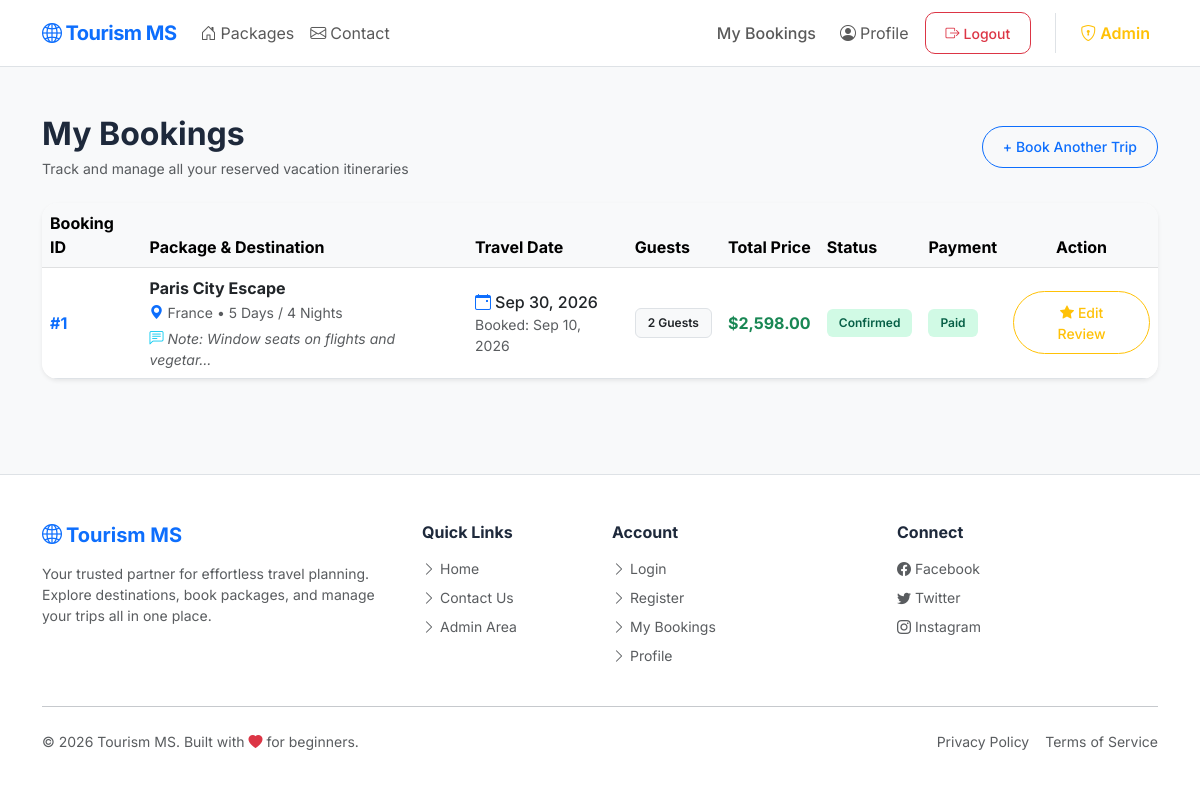
The app's page /my_bookings.php (signed in) with its own data.
### tables this page shows
CREATE TABLE IF NOT EXISTS bookings (
    id INT AUTO_INCREMENT PRIMARY KEY,
    user_id INT NOT NULL,
    package_id INT NOT NULL,
    travel_date DATE NOT NULL,
    number_of_travelers INT NOT NULL DEFAULT 1,
    total_price DECIMAL(10, 2) NOT NULL DEFAULT 0.00,
    booking_date TIMESTAMP DEFAULT CURRENT_TIMESTAMP,
    status ENUM('pending', 'confirmed', 'cancelled') NOT NULL DEFAULT 'pending',
    payment_status ENUM('pending', 'paid', 'refunded') NOT NULL DEFAULT 'pending',
    special_requests TEXT NULL,
    updated_at TIMESTAMP DEFAULT CURRENT_TIMESTAMP ON UPDATE CURRENT_TIMESTAMP,
    FOREIGN KEY (user_id) REFERENCES users(id) ON DELETE CASCADE,
    FOREIGN KEY (package_id) REFERENCES packages(id) ON DELETE CASCADE,
    INDEX idx_bookings_user_id (user_id),
    INDEX idx_bookings_package_id (package_id),
    INDEX idx_bookings_status (status),
    INDEX idx_bookings_payment_status (payment_status),
    INDEX idx_bookings_travel_date (travel_date)
);

CREATE TABLE IF NOT EXISTS packages (
    id INT AUTO_INCREMENT PRIMARY KEY,
    name VARCHAR(255) NOT NULL,
    destination VARCHAR(255) NOT NULL,
    duration VARCHAR(100) NOT NULL,
    description TEXT,
    price DECIMAL(10, 2) NOT NULL,
    image VARCHAR(500),
    is_active TINYINT(1) NOT NULL DEFAULT 1,
    featured TINYINT(1) NOT NULL DEFAULT 0,
    max_travelers INT NULL DEFAULT 20,
    created_at TIMESTAMP DEFAULT CURRENT_TIMESTAMP,
    updated_at TIMESTAMP DEFAULT CURRENT_TIMESTAMP ON UPDATE CURRENT_TIMESTAMP,
    INDEX idx_packages_destination (destination),
    INDEX idx_packages_price (price),
    INDEX idx_packages_active (is_active)
);

### src/helpers/helpers.php (called while the page is built, shortened)
<?php
function e(string $string): string
{
    return htmlspecialchars($string, ENT_QUOTES, 'UTF-8');
}
function isLoggedIn(): bool
{
    return isset($_SESSION['user_id']);
}
function formatPrice(float $price): string
{
    return '$' . number_format($price, 2);
}
function formatDate(string $dateString, string $format = 'M d, Y h:i A'): string
{
    return date($format, strtotime($dateString));
}
function getStatusBadgeClass(string $status): string
{
    return match($status) {
        'confirmed', 'paid' => 'bg-confirmed',
        'cancelled', 'refunded' => 'bg-cancelled',
        'pending' => 'bg-pending',
        'read' => 'bg-secondary',
        'unread' => 'bg-warning text-dark',
        default => 'bg-secondary'
    };
}
function getStatusLabel(string $status): string
{
    return match($status) {
        'paid' => 'Paid',
        'refunded' => 'Refunded',
        default => ucfirst(strtolower($status))
    };
}

### public/my_bookings.php (the view, shortened to what this page needs)
<?php
require_once __DIR__ . '/../src/helpers/helpers.php';
$user_id = getCurrentUserId();
$pdo = getDbConnection();
$stmt = $pdo->prepare("
    SELECT
        b.id, b.travel_date, b.number_of_travelers, b.total_price, b.booking_date, b.status, b.payment_status, b.special_requests,
        p.id AS package_id, p.name AS package_name, p.destination, p.duration, p.price, p.image,
        r.rating AS user_rating, r.comment AS user_comment
    FROM bookings b
    JOIN packages p ON b.package_id = p.id
    LEFT JOIN reviews r ON (r.package_id = p.id AND r.user_id = b.user_id)
    WHERE b.user_id = ?
    ORDER BY b.booking_date DESC
");
$stmt->execute([$user_id]);
$my_bookings = $stmt->fetchAll();
?>
<?php include __DIR__ . '/../src/views/public/header.php'; ?>
<div class="container my-5">
    <div class="d-flex justify-content-between align-items-center mb-4">
        <div>
            <h2 class="fw-bold mb-1">My Bookings</h2>
            <p class="text-muted small mb-0">Track and manage all your reserved vacation itineraries</p>
        </div>
        <a href="index.php" class="btn btn-outline-primary btn-sm rounded-pill">+ Book Another Trip</a>
    </div>
    <?php if (empty($my_bookings)): ?>
        <div class="card border-0 shadow-sm p-5 text-center">
            <h4 class="text-muted mb-2">No bookings yet!</h4>
            <p class="text-muted">You haven't reserved any vacation packages yet. Explore our destinations today!</p>
            <div class="mt-3">
                <a href="index.php" class="btn btn-primary rounded-pill px-4">Browse Packages</a>
            </div>
        </div>
    <?php else: ?>
        <div class="card border-0 shadow-sm overflow-hidden">
            <div class="table-responsive">
                <table class="table table-hover align-middle mb-0">
                    <thead class="table-light">
                        <tr>
                            <th>Booking ID</th>
                            <th>Package & Destination</th>
                            <th>Travel Date</th>
                            <th>Guests</th>
                            <th>Total Price</th>
                            <th>Status</th>
                            <th>Payment</th>
                            <th class="text-center">Action</th>
                        </tr>
                    </thead>
                    <tbody>
                        <?php foreach ($my_bookings as $b): ?>
                            <tr>
                                <td class="fw-bold text-primary">#<?= e($b['id']) ?></td>
                                <td>
                                    <strong><a href="package_details.php?id=<?= $b['package_id'] ?>" class="text-decoration-none text-dark"><?= e($b['package_name']) ?></a></strong><br>
                                    <small class="text-muted"><i class="bi bi-geo-alt-fill text-primary me-1"></i><?= e($b['destination'] ?? 'Global') ?> • <?= e($b['duration']) ?></small>
                                    <?php if (!empty($b['special_requests'])): ?>
                                        <div class="small text-muted fst-italic mt-1" title="<?= e($b['special_requests']) ?>">
                                            <i class="bi bi-chat-left-text me-1 text-info"></i>Note: <?= e(strlen($b['special_requests']) > 35 ? substr($b['special_requests'], 0, 35) . '...' : $b['special_requests']) ?>
                                        </div>
                                    <?php endif; ?>
                                </td>
                                <td>
                                    <span class="fw-medium"><i class="bi bi-calendar-event me-1 text-primary"></i><?= formatDate($b['travel_date'], 'M d, Y') ?></span>
                                    <div class="text-muted small">Booked: <?= formatDate($b['booking_date'], 'M d, Y') ?></div>
                                </td>
                                <td>
                                    <span class="badge bg-light text-dark border"><?= e($b['number_of_travelers']) ?> <?= $b['number_of_travelers'] > 1 ? 'Guests' : 'Guest' ?></span>
                                </td>
                                <td class="text-success fw-bold"><?= formatPrice($b['total_price'] ?: $b['price']) ?></td>
                                <td>
                                    <span class="badge <?= getStatusBadgeClass($b['status']) ?>"><?= getStatusLabel($b['status']) ?></span>
                                </td>
                                <td>
                                    <span class="badge <?= getStatusBadgeClass($b['payment_status']) ?>"><?= getStatusLabel($b['payment_status']) ?></span>
                                </td>
                                <td class="text-center">
                                    <div class="d-flex justify-content-center gap-1">
                                        <?php if ($b['status'] === 'pending'): ?>
                                            <form method="POST" onsubmit="return confirm('Are you sure you want to cancel this booking?');" style="display:inline;">
                                                <input type="hidden" name="<?= CSRF_TOKEN_NAME ?>" value="<?= generateCsrfToken() ?>">
                                                <input type="hidden" name="cancel_booking_id" value="<?= $b['id'] ?>">
                                                <button type="submit" class="btn btn-outline-danger btn-sm rounded-pill">Cancel</button>
                                            </form>
                                        <?php elseif ($b['status'] === 'confirmed'): ?>
                                            <button type="button" class="btn btn-outline-warning btn-sm rounded-pill" data-bs-toggle="modal" data-bs-target="#reviewModal<?= $b['id'] ?>">
                                                <i class="bi bi-star-fill me-1"></i><?= $b['user_rating'] ? 'Edit Review' : 'Rate Tour' ?>
                                            </button>
                                        <?php else: ?>
                                            <span class="text-muted small">None</span>
                                        <?php endif; ?>
                                    </div>
                                </td>
                            </tr>
                        <?php endforeach; ?>
                    </tbody>
                </table>
            </div>
        </div>
    <?php endif; ?>
</div>
<?php include __DIR__ . '/../src/views/public/footer.php'; ?>

### src/views/public/header.php (shortened to what this page needs)
<?php
require_once __DIR__ . '/../../helpers/helpers.php';
$currentPage = basename($_SERVER['PHP_SELF']);
?>
<!DOCTYPE html>
<html lang="en">
<head>
    <link href="https://cdn.jsdelivr.net/npm/bootstrap@5.3.0/dist/css/bootstrap.min.css" rel="stylesheet">
    <link href="https://cdn.jsdelivr.net/npm/bootstrap-icons@1.10.0/font/bootstrap-icons.css" rel="stylesheet">
    <link rel="stylesheet" href="css/style.css">
</head>
<body class="bg-light d-flex flex-column min-vh-100">
<nav class="navbar navbar-expand-lg navbar-light bg-white sticky-top border-bottom">
    <div class="container">
        <a class="navbar-brand fw-bold text-primary" href="index.php">
            <i class="bi bi-globe2 me-1"></i><?= APP_NAME ?>
        </a>
        <div class="collapse navbar-collapse" id="navContent">
            <ul class="navbar-nav me-auto mb-2 mb-lg-0">
                <li class="nav-item">
                    <a class="nav-link <?= $currentPage === 'index.php' ? 'fw-bold text-primary' : '' ?>" href="index.php">
                        <i class="bi bi-house-door me-1"></i>Packages
                    </a>
                </li>
                <li class="nav-item">
                    <a class="nav-link <?= $currentPage === 'contact.php' ? 'fw-bold text-primary' : '' ?>" href="contact.php">
                        <i class="bi bi-envelope me-1"></i>Contact
                    </a>
                </li>
            </ul>
            <ul class="navbar-nav ms-auto align-items-center gap-2">
                <?php if (isLoggedIn()): ?>
                    <li class="nav-item">
                        <a class="nav-link fw-medium" href="my_bookings.php">
                            <i class="bi bi-suitcase me-1"></i>My Bookings
                        </a>
                    </li>
                    <li class="nav-item">
                        <a class="nav-link" href="profile.php">
                            <i class="bi bi-person-circle me-1"></i>Profile
                        </a>
                    </li>
                    <li class="nav-item">
                        <a class="btn btn-outline-danger btn-sm" href="logout.php">
                            <i class="bi bi-box-arrow-right me-1"></i>Logout
                        </a>
                    </li>
                <?php endif; ?>
                <li class="nav-item ms-lg-3 border-start ps-lg-3">
                    <a class="nav-link text-warning fw-semibold" href="../admin/login.php">
                        <i class="bi bi-shield-lock me-1"></i>Admin
                    </a>
                </li>
            </ul>
        </div>
    </div>
</nav>

### src/views/public/footer.php (shortened to what this page needs)
<footer class="bg-white border-top py-5 mt-auto">
    <div class="container">
        <div class="row g-4">
            <div class="col-lg-4 col-md-6">
                <h5 class="fw-bold text-primary mb-3">
                    <i class="bi bi-globe2 me-1"></i><?= APP_NAME ?>
                </h5>
                <p class="text-muted small">
                    Your trusted partner for effortless travel planning. Explore destinations, book packages, and manage your trips all in one place.
                </p>
            </div>
            <div class="col-lg-2 col-md-6">
                <h6 class="fw-bold mb-3">Quick Links</h6>
                <ul class="list-unstyled small">
                    <li class="mb-2"><a href="index.php" class="text-decoration-none text-muted"><i class="bi bi-chevron-right me-1"></i>Home</a></li>
                    <li class="mb-2"><a href="contact.php" class="text-decoration-none text-muted"><i class="bi bi-chevron-right me-1"></i>Contact Us</a></li>
                    <li class="mb-2"><a href="admin/login.php" class="text-decoration-none text-muted"><i class="bi bi-chevron-right me-1"></i>Admin Area</a></li>
                </ul>
            </div>
            <div class="col-lg-3 col-md-6">
                <h6 class="fw-bold mb-3">Account</h6>
                <ul class="list-unstyled small">
                    <li class="mb-2"><a href="login.php" class="text-decoration-none text-muted"><i class="bi bi-chevron-right me-1"></i>Login</a></li>
                    <li class="mb-2"><a href="register.php" class="text-decoration-none text-muted"><i class="bi bi-chevron-right me-1"></i>Register</a></li>
                    <?php if (isLoggedIn()): ?>
                        <li class="mb-2"><a href="my_bookings.php" class="text-decoration-none text-muted"><i class="bi bi-chevron-right me-1"></i>My Bookings</a></li>
                        <li class="mb-2"><a href="profile.php" class="text-decoration-none text-muted"><i class="bi bi-chevron-right me-1"></i>Profile</a></li>
                    <?php endif; ?>
                </ul>
            </div>
            <div class="col-lg-3 col-md-6">
                <h6 class="fw-bold mb-3">Connect</h6>
                <ul class="list-unstyled small">
                    <li class="mb-2"><a href="#" class="text-decoration-none text-muted"><i class="bi bi-facebook me-1"></i>Facebook</a></li>
                    <li class="mb-2"><a href="#" class="text-decoration-none text-muted"><i class="bi bi-twitter me-1"></i>Twitter</a></li>
                    <li class="mb-2"><a href="#" class="text-decoration-none text-muted"><i class="bi bi-instagram me-1"></i>Instagram</a></li>
                </ul>
            </div>
        </div>
        <hr class="my-4 opacity-25">
        <div class="d-flex flex-column flex-md-row justify-content-between align-items-center small text-muted">
            <p class="mb-2 mb-md-0">&copy; <?= date('Y') ?> <?= APP_NAME ?>. Built with <i class="bi bi-heart-fill text-danger"></i> for beginners.</p>
            <div class="d-flex gap-3">
                <a href="#" class="text-decoration-none text-muted">Privacy Policy</a>
                <a href="#" class="text-decoration-none text-muted">Terms of Service</a>
            </div>
        </div>
    </div>
</footer>
</body>
</html>

### public/css/style.css (style rules this page uses)
:root { --primary: #2563eb; --primary-dark: #1d4ed8; --secondary: #64748b; --success: #10b981; --background: #f8fafc; --white: #ffffff; --text-main: #1e293b; --text-muted: #64748b; --border: #e2e8f0; --shadow-sm: 0 1px 2px 0 rgb(0 0 0 / 0.05); --shadow: 0 4px 6px -1px rgb(0 0 0 / 0.1), 0 2px 4px -2px rgb(0 0 0 / 0.1); --shadow-md: 0 10px 15px -3px rgb(0 0 0 / 0.1), 0 4px 6px -4px rgb(0 0 0 / 0.1); }
html { scroll-behavior: smooth; }
body { font-family: 'Inter', system-ui, -apple-system, sans-serif; background-color: var(--background); color: var(--text-main); -webkit-font-smoothing: antialiased; }
.navbar { border-bottom: 1px solid var(--border); padding: 0.75rem 0; }
.navbar-brand { font-size: 1.25rem; letter-spacing: -0.025em; }
.card { border: 1px solid var(--border); border-radius: 16px; background: var(--white); box-shadow: var(--shadow-sm); transition: all 0.3s cubic-bezier(0.4, 0, 0.2, 1); }
.btn { border-radius: 10px; padding: 0.6rem 1.25rem; font-weight: 500; transition: all 0.2s; }
.badge { padding: 0.5rem 0.75rem; border-radius: 6px; font-weight: 600; }
.bg-confirmed { background-color: #d1fae5; color: #065f46; }

### records on screen
bookings: id "1", package.name "Paris City Escape", package.destination "France", package.duration "5 Days / 4 Nights", special_requests "Window seats on flights and vegetar...", travel_date "Sep 30, 2026", booking_date "Sep 10, 2026", number_of_travelers "2", shows "Guests", total_price "$2,598.00", status "Confirmed", payment_status "Paid"

### other values on screen
APP_NAME "Tourism MS"
